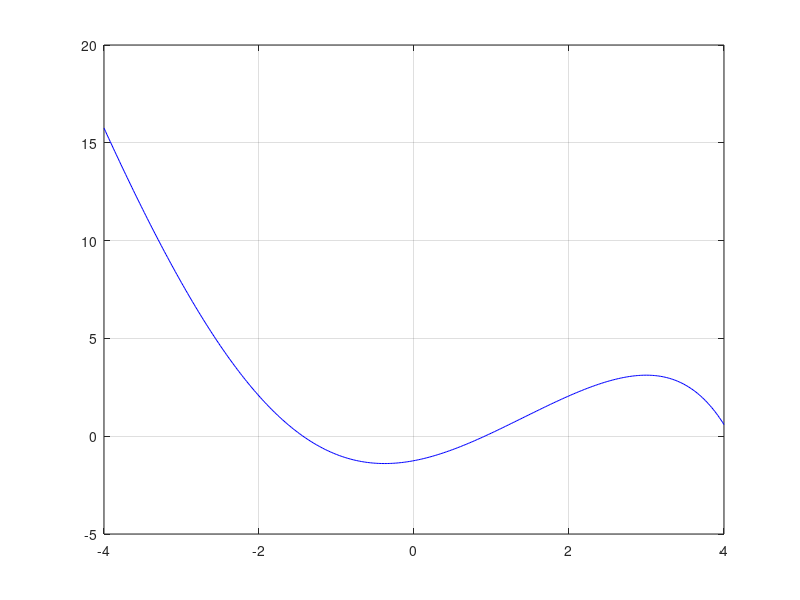

Recreate this plot in MATLAB. (Note: this script raises an error after producing the figure.)
clear all;
%xn = x - f(x) / f'(x)

f = inline('x.^2+sin(x)-exp(x)/4-1', 'x');
df = inline('2*x.^1+cos(x)-exp(x)/4', 'x');
x = -4:0.02:4;
plot(x,f(x), 'b');
hold on;
grid;

tol = 1e-5;
x0 = -2;
root = Newton(f, df, x0, tol);
